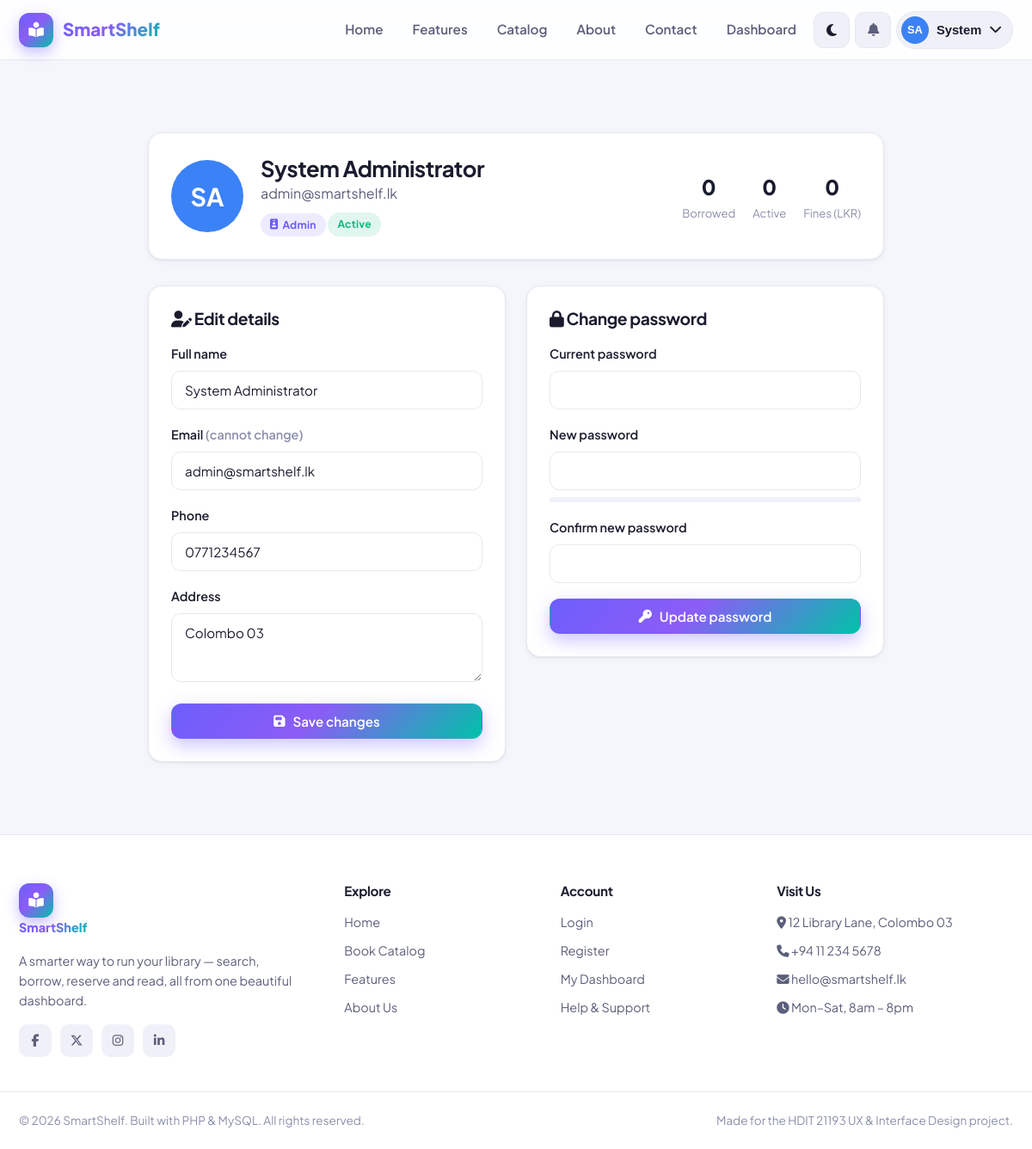
The app's page /profile.php (signed in) with its own data.
### tables this page shows
CREATE TABLE `users` (
  `user_id`     INT(11) NOT NULL AUTO_INCREMENT,
  `fullname`    VARCHAR(120) NOT NULL,
  `email`       VARCHAR(150) NOT NULL,
  `password`    VARCHAR(255) NOT NULL,
  `role`        ENUM('admin','librarian','member') NOT NULL DEFAULT 'member',
  `phone`       VARCHAR(20) DEFAULT NULL,
  `address`     VARCHAR(255) DEFAULT NULL,
  `avatar`      VARCHAR(255) DEFAULT NULL,
  `status`      ENUM('active','suspended') NOT NULL DEFAULT 'active',
  `created_at`  TIMESTAMP NOT NULL DEFAULT CURRENT_TIMESTAMP,
  PRIMARY KEY (`user_id`),
  UNIQUE KEY `email` (`email`)
);

### functions.php (called while the page is built, shortened)
<?php
require_once __DIR__ . '/config.php';
function e($value)
{
    return htmlspecialchars($value ?? '', ENT_QUOTES, 'UTF-8');
}
function db_select($sql, $types = '', $params = [])
{
    global $conn;
    $stmt = $conn->prepare($sql);
    if ($types) {
        $stmt->bind_param($types, ...$params);
    }
    $stmt->execute();
    $result = $stmt->get_result();
    $rows = $result ? $result->fetch_all(MYSQLI_ASSOC) : [];
    return $rows;
}
function db_select_one($sql, $types = '', $params = [])
{
    $rows = db_select($sql, $types, $params);
    return $rows[0] ?? null;
}
function db_scalar($sql, $types = '', $params = [])
{
    $row = db_select_one($sql, $types, $params);
    return $row ? array_values($row)[0] : 0;
}
function user_outstanding_fines($userId)
{
    return (float) db_scalar(
        "SELECT COALESCE(SUM(amount),0) FROM fines WHERE user_id=? AND status='unpaid'",
        'i',
        [$userId]
    );
}
function user_active_loans_count($userId)
{
    return (int) db_scalar(
        "SELECT COUNT(*) FROM borrowings WHERE user_id=? AND return_date IS NULL",
        'i',
        [$userId]
    );
}
function initials($name)
{
    $parts = preg_split('/\s+/', trim($name));
    $first = $parts[0][0] ?? 'U';
    $last  = count($parts) > 1 ? $parts[count($parts) - 1][0] : '';
    return strtoupper($first . $last);
}
function color_from_string($str)
{
    $colors = ['#6366f1', '#8b5cf6', '#ec4899', '#f43f5e', '#f59e0b',
               '#10b981', '#06b6d4', '#3b82f6', '#14b8a6', '#a855f7'];
    return $colors[abs(crc32($str)) % count($colors)];
}

### profile.php (the view, shortened to what this page needs)
<?php
require_once __DIR__ . '/includes/functions.php';
$userId = $_SESSION['user_id'];
$user   = db_select_one("SELECT * FROM users WHERE user_id = ?", 'i', [$userId]);
$totalBorrowed = (int) db_scalar("SELECT COUNT(*) FROM borrowings WHERE user_id = ?", 'i', [$userId]);
$activeLoans   = user_active_loans_count($userId);
$fines         = user_outstanding_fines($userId);
require_once __DIR__ . '/includes/header.php';
?>
<section class="section">
    <div class="container" style="max-width:900px">
        <div class="card card-pad mb-3 flex items-center gap-2 wrap">
            <div class="avatar-sm" style="width:84px;height:84px;font-size:1.8rem;background:<?= color_from_string($user['fullname']) ?>">
                <?= e(initials($user['fullname'])) ?>
            </div>
            <div>
                <h1 style="font-size:1.6rem"><?= e($user['fullname']) ?></h1>
                <p class="text-soft"><?= e($user['email']) ?></p>
                <span class="badge badge-brand mt-1"><i class="fa-solid fa-id-badge"></i> <?= e(ucfirst($user['role'])) ?></span>
                <span class="badge <?= $user['status'] === 'active' ? 'badge-green' : 'badge-red' ?> mt-1"><?= e(ucfirst($user['status'])) ?></span>
            </div>
            <div class="flex gap-2 wrap" style="margin-left:auto">
                <div class="text-center"><div class="num" style="font-size:1.5rem;font-weight:800"><?= $totalBorrowed ?></div><div class="text-mute" style="font-size:.82rem">Borrowed</div></div>
                <div class="text-center"><div class="num" style="font-size:1.5rem;font-weight:800"><?= $activeLoans ?></div><div class="text-mute" style="font-size:.82rem">Active</div></div>
                <div class="text-center"><div class="num" style="font-size:1.5rem;font-weight:800;color:<?= $fines > 0 ? 'var(--red)' : 'inherit' ?>"><?= number_format($fines) ?></div><div class="text-mute" style="font-size:.82rem">Fines (<?= CURRENCY ?>)</div></div>
            </div>
        </div>
        <div class="grid grid-2" style="align-items:start">
            <div class="card card-pad">
                <h2 style="font-size:1.2rem;margin-bottom:18px"><i class="fa-solid fa-user-pen"></i> Edit details</h2>
                <form method="post" data-validate novalidate>
                    <div class="form-group">
                        <label for="fullname">Full name</label>
                        <input type="text" id="fullname" name="fullname" value="<?= e($user['fullname']) ?>" required data-minlength="3">
                    </div>
                    <div class="form-group">
                        <label>Email <span class="text-mute">(cannot change)</span></label>
                        <input type="email" value="<?= e($user['email']) ?>" disabled>
                    </div>
                    <div class="form-group">
                        <label for="phone">Phone</label>
                        <input type="tel" id="phone" name="phone" value="<?= e($user['phone']) ?>" placeholder="07X XXX XXXX">
                    </div>
                    <div class="form-group">
                        <label for="address">Address</label>
                        <textarea id="address" name="address" style="min-height:80px"><?= e($user['address']) ?></textarea>
                    </div>
                    <button class="btn btn-primary btn-block"><i class="fa-solid fa-floppy-disk"></i> Save changes</button>
                </form>
            </div>
            <div class="card card-pad">
                <h2 style="font-size:1.2rem;margin-bottom:18px"><i class="fa-solid fa-lock"></i> Change password</h2>
                <form method="post" data-validate novalidate>
                    <div class="form-group">
                        <label for="current">Current password</label>
                        <input type="password" id="current" name="current" required>
                    </div>
                    <div class="form-group">
                        <label for="password">New password</label>
                        <input type="password" id="password" name="new" required data-minlength="6">
                        <div class="pw-meter"><span id="pwMeterBar"></span></div>
                    </div>
                    <div class="form-group">
                        <label for="confirm">Confirm new password</label>
                        <input type="password" id="confirm" name="confirm" required data-match="password">
                    </div>
                    <button class="btn btn-primary btn-block"><i class="fa-solid fa-key"></i> Update password</button>
                </form>
            </div>
        </div>
    </div>
</section>
<?php require_once __DIR__ . '/includes/footer.php'; ?>

### style.css (style rules this page uses)
:root { --brand: #6d5efc; --brand-2: #00c2a8; --brand-grad: linear-gradient(135deg, #6d5efc 0%, #8b5cf6 45%, #00c2a8 100%); --brand-soft: rgba(109, 94, 252, 0.12); --bg: #f5f6fb; --surface: #ffffff; --surface-2: #f0f1f8; --border: #e6e8f0; --text: #1a1c2e; --text-soft: #5b5f7a; --text-mute: #8a8fab; --green: #10b981; --green-soft: rgba(16, 185, 129, 0.13); --amber: #f59e0b; --amber-soft: rgba(245, 158, 11, 0.14); --red: #ef4444; --red-soft: rgba(239, 68, 68, 0.13); --blue: #3b82f6; --blue-soft: rgba(59, 130, 246, 0.13); --radius: 16px; --radius-sm: 10px; --radius-lg: 24px; --shadow-sm: 0 1px 2px rgba(20, 22, 50, 0.06), 0 2px 8px rgba(20, 22, 50, 0.04); --shadow: 0 4px 14px rgba(20, 22, 50, 0.08); --shadow-lg: 0 18px 48px rgba(20, 22, 50, 0.16); --nav-h: 70px; --maxw: 1200px; --font: 'Plus Jakarta Sans', 'Inter', system-ui, sans-serif; --transition: 0.25s cubic-bezier(0.4, 0, 0.2, 1); }
*, *::before, *::after { box-sizing: border-box; margin: 0; padding: 0; }
html { scroll-behavior: smooth; }
body { font-family: var(--font); background: var(--bg); color: var(--text); line-height: 1.6; -webkit-font-smoothing: antialiased; transition: background var(--transition), color var(--transition); min-height: 100vh; display: flex; flex-direction: column; }
h1, h2, h3, h4 { line-height: 1.2; font-weight: 700; letter-spacing: -0.02em; }
.container { max-width: var(--maxw); margin: 0 auto; padding: 0 22px; }
.section { padding: 84px 0; }
.avatar-sm { width: 32px; height: 32px; border-radius: 50%; display: grid; place-items: center; color: #fff; font-size: 0.8rem; font-weight: 700; flex-shrink: 0; }
.btn { display: inline-flex; align-items: center; justify-content: center; gap: 9px; padding: 12px 22px; border-radius: 12px; font-family: var(--font); font-weight: 600; font-size: 0.95rem; cursor: pointer; border: 1px solid transparent; transition: var(--transition); white-space: nowrap; line-height: 1; }
.btn-block { width: 100%; }
.btn-primary { background: var(--brand-grad); color: #fff; box-shadow: 0 8px 20px rgba(109, 94, 252, 0.35); }
.card { background: var(--surface); border: 1px solid var(--border); border-radius: var(--radius); box-shadow: var(--shadow-sm); transition: var(--transition); }
.card-pad { padding: 26px; }
.form-group { margin-bottom: 18px; }
.form-group label { display: block; font-weight: 600; font-size: 0.9rem; margin-bottom: 8px; color: var(--text); }
.form-control, input[type="text"], input[type="email"], input[type="password"], input[type="number"], input[type="date"], input[type="search"], input[type="tel"], select, textarea { width: 100%; padding: 12px 15px; border: 1px solid var(--border); border-radius: 11px; background: var(--surface); color: var(--text); font-family: var(--font); font-size: 0.95rem; transition: var(--transition); }
textarea { resize: vertical; min-height: 110px; }
.pw-meter { height: 6px; border-radius: 999px; background: var(--surface-2); margin-top: 8px; overflow: hidden; }
.badge { display: inline-flex; align-items: center; gap: 5px; padding: 4px 11px; border-radius: 999px; font-size: 0.76rem; font-weight: 700; letter-spacing: 0.02em; }
.badge-green { background: var(--green-soft); color: var(--green); }
.badge-brand { background: var(--brand-soft); color: var(--brand); }
.grid { display: grid; gap: 24px; }
.grid-2 { grid-template-columns: repeat(2, 1fr); }
.text-center { text-align: center; }
.text-soft { color: var(--text-soft); }
.text-mute { color: var(--text-mute); }
.mt-1 { margin-top: 10px; }
.mb-3 { margin-bottom: 30px; }
.flex { display: flex; }
.items-center { align-items: center; }
.gap-2 { gap: 20px; }
.wrap { flex-wrap: wrap; }

### records on screen
users: fullname "SA", fullname "System Administrator", email "admin@smartshelf.lk", role "Admin", status "Active", phone "0771234567", address "Colombo 03"

### other values on screen
SITE_NAME "SmartShelf"
initials($_SESSION['fullname']) "SA"
explode(' ', $_SESSION['fullname'])[0] "System"
$totalBorrowed "0"
$activeLoans "0"
$fines "0"
CURRENCY "LKR"
